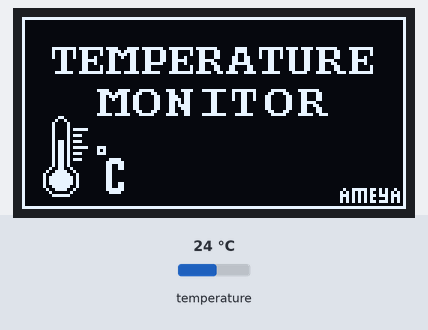
Bench run of a sketch on a simulated Raspberry Pi Pico. Shown: 128×64 one-colour display. Inputs (shaded band) come from the test bench; at power-on: temperature 24 °C.

Above: at 0.4 s.
At 4.5 s:
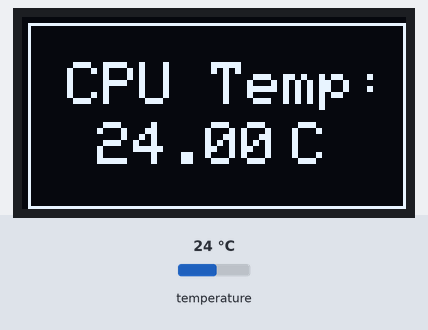
4.6 s: temperature set to 12 °C
At 5.1 s:
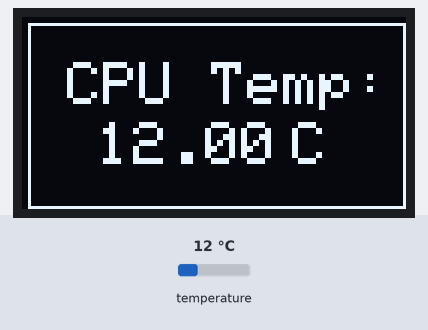
6.3 s: temperature set to 19 °C
At 7.0 s:
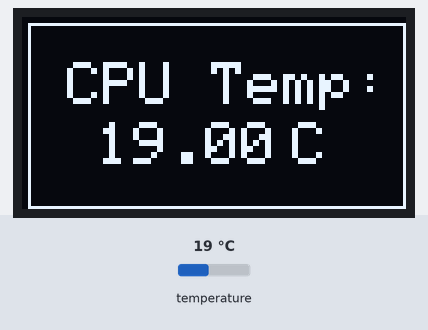
7.9 s: temperature set to 28 °C
At 8.8 s:
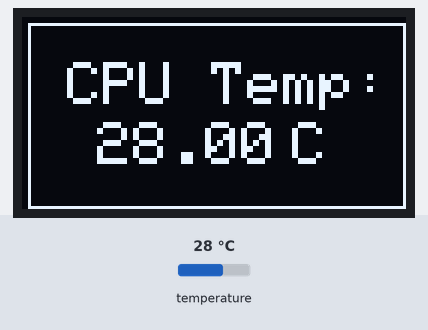
Timing chart, 0 to 10.9 s (numbered marks = the images above; inputs shaded):
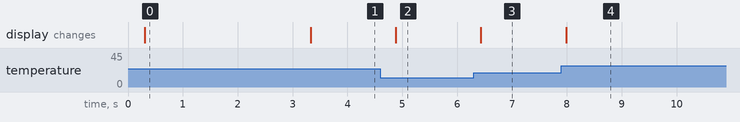

The sketch:

picoDisplayTest.ino
```cpp
// (licence header left out)
#include <Wire.h>
#include <Adafruit_GFX.h>
#include <Adafruit_SH110X.h>

/*
   Configure the I2C address for the OLED screen. Uncomment only one option below.
   If the screen does not display correctly, switch to the other address.
   SH110X-based OLED displays commonly use I2C addresses 0x3C or 0x3D.
*/

#define OLED_I2C_ADDRESS 0x3C  // Set the I2C address to 0x3C for the OLED screen
//#define OLED_I2C_ADDRESS 0x3D   // Set the I2C address to 0x3D if 0x3C doesn't work

#define DISPLAY_WIDTH 128  // Width of the OLED screen in pixels
#define DISPLAY_HEIGHT 64  // Height of the OLED screen in pixels
#define OLED_RESET -1      // Reset pin is not used (-1 indicates no reset pin)

Adafruit_SH1106G display = Adafruit_SH1106G(DISPLAY_WIDTH, DISPLAY_HEIGHT, &Wire, OLED_RESET);
float temp = 0;

#define SPLASH_SCREEN_HEIGHT 64
#define SPLASH_SCREEN_WIDTH 128
static const unsigned char PROGMEM splash_screen_bmp[] =
{ 0xff, 0xff, 0xff, 0xff, 0xff, 0xff, 0xff, 0xff, 0xff, 0xff, 0xff, 0xff, 0xff, 0xff, 0xff, 0xff,
  0x80, 0x00, 0x00, 0x00, 0x00, 0x00, 0x00, 0x00, 0x00, 0x00, 0x00, 0x00, 0x00, 0x00, 0x00, 0x01,
  0x80, 0x00, 0x00, 0x00, 0x00, 0x00, 0x00, 0x00, 0x00, 0x00, 0x00, 0x00, 0x00, 0x00, 0x00, 0x01,
  0x80, 0x00, 0x00, 0x00, 0x00, 0x00, 0x00, 0x00, 0x00, 0x00, 0x00, 0x00, 0x00, 0x00, 0x00, 0x01,
  0x80, 0x00, 0x00, 0x00, 0x00, 0x00, 0x00, 0x00, 0x00, 0x00, 0x00, 0x00, 0x00, 0x00, 0x00, 0x01,
  0x80, 0x00, 0x00, 0x00, 0x00, 0x00, 0x00, 0x00, 0x00, 0x00, 0x00, 0x00, 0x00, 0x00, 0x00, 0x01,
  0x80, 0x00, 0x00, 0x00, 0x00, 0x00, 0x00, 0x00, 0x00, 0x00, 0x00, 0x00, 0x00, 0x00, 0x00, 0x01,
  0x80, 0x00, 0x00, 0x00, 0x00, 0x00, 0x00, 0x00, 0x00, 0x00, 0x00, 0x00, 0x00, 0x00, 0x00, 0x01,
  0x80, 0x00, 0x00, 0x00, 0x00, 0x00, 0x00, 0x00, 0x00, 0x00, 0x00, 0x00, 0x00, 0x00, 0x00, 0x01,
  0x80, 0x00, 0x00, 0x00, 0x00, 0x00, 0x00, 0x00, 0x00, 0x00, 0x00, 0x00, 0x00, 0x00, 0x00, 0x01,
  0x80, 0x3f, 0xdf, 0xef, 0x1e, 0xfe, 0x7f, 0xbf, 0x81, 0xe1, 0xfe, 0xf7, 0xbf, 0x87, 0xf8, 0x01,
  0x80, 0x26, 0x4c, 0x27, 0xbc, 0x63, 0x30, 0x98, 0xc1, 0xe1, 0x32, 0x63, 0x18, 0xc3, 0x08, 0x01,
  0x80, 0x26, 0x4c, 0x26, 0xec, 0x63, 0x30, 0x98, 0xc1, 0x21, 0x32, 0x63, 0x18, 0xc3, 0x08, 0x01,
  0x80, 0x26, 0x4c, 0x86, 0x4c, 0x63, 0x32, 0x18, 0xc3, 0x31, 0x32, 0x63, 0x18, 0xc3, 0x20, 0x01,
  0x80, 0x06, 0x0f, 0x86, 0x0c, 0x63, 0x3e, 0x1f, 0x03, 0x30, 0x30, 0x63, 0x1f, 0x03, 0xe0, 0x01,
  0x80, 0x06, 0x0c, 0x86, 0x0c, 0x7e, 0x32, 0x19, 0x83, 0xf0, 0x30, 0x63, 0x19, 0x83, 0x20, 0x01,
  0x80, 0x06, 0x0c, 0x26, 0x0c, 0x60, 0x30, 0x98, 0xc6, 0x18, 0x30, 0x63, 0x18, 0xc3, 0x08, 0x01,
  0x80, 0x06, 0x0c, 0x26, 0x0c, 0x60, 0x30, 0x98, 0xc6, 0x18, 0x30, 0x63, 0x18, 0xc3, 0x08, 0x01,
  0x80, 0x1f, 0x9f, 0xef, 0xbe, 0xfc, 0x7f, 0xbe, 0x6f, 0x3c, 0xfc, 0x3e, 0x3e, 0x77, 0xf8, 0x01,
  0x80, 0x00, 0x00, 0x00, 0x00, 0x00, 0x00, 0x00, 0x00, 0x00, 0x00, 0x00, 0x00, 0x00, 0x00, 0x01,
  0x80, 0x00, 0x00, 0x00, 0x00, 0x00, 0x00, 0x00, 0x00, 0x00, 0x00, 0x00, 0x00, 0x00, 0x00, 0x01,
  0x80, 0x00, 0x00, 0x00, 0x00, 0x00, 0x00, 0x00, 0x00, 0x00, 0x00, 0x00, 0x00, 0x00, 0x00, 0x01,
  0x80, 0x00, 0x00, 0x00, 0x00, 0x00, 0x00, 0x00, 0x00, 0x00, 0x00, 0x00, 0x00, 0x00, 0x00, 0x01,
  0x80, 0x00, 0x00, 0x00, 0x00, 0x00, 0x00, 0x00, 0x00, 0x00, 0x00, 0x00, 0x00, 0x00, 0x00, 0x01,
  0x80, 0x00, 0x00, 0x78, 0xf1, 0xf0, 0xe7, 0x8f, 0xf3, 0xfc, 0x1f, 0x0f, 0xe0, 0x00, 0x00, 0x01,
  0x80, 0x00, 0x00, 0x3d, 0xe3, 0x18, 0x63, 0x01, 0x82, 0x64, 0x31, 0x86, 0x30, 0x00, 0x00, 0x01,
  0x80, 0x00, 0x00, 0x37, 0x66, 0x0c, 0x73, 0x01, 0x82, 0x64, 0x60, 0xc6, 0x30, 0x00, 0x00, 0x01,
  0x80, 0x00, 0x00, 0x32, 0x66, 0x0c, 0x7b, 0x01, 0x82, 0x64, 0x60, 0xc6, 0x30, 0x00, 0x00, 0x01,
  0x80, 0x00, 0x00, 0x30, 0x66, 0x0c, 0x6b, 0x01, 0x80, 0x60, 0x60, 0xc7, 0xc0, 0x00, 0x00, 0x01,
  0x80, 0x00, 0x00, 0x30, 0x66, 0x0c, 0x6f, 0x01, 0x80, 0x60, 0x60, 0xc6, 0x60, 0x00, 0x00, 0x01,
  0x80, 0x00, 0x00, 0x30, 0x66, 0x0c, 0x67, 0x01, 0x80, 0x60, 0x60, 0xc6, 0x30, 0x00, 0x00, 0x01,
  0x80, 0x00, 0x00, 0x30, 0x63, 0x18, 0x63, 0x01, 0x80, 0x60, 0x31, 0x86, 0x30, 0x00, 0x00, 0x01,
  0x80, 0x00, 0x00, 0x7d, 0xf1, 0xf0, 0xf3, 0x0f, 0xf1, 0xf8, 0x1f, 0x0f, 0x9c, 0x00, 0x00, 0x01,
  0x80, 0x0c, 0x00, 0x00, 0x00, 0x00, 0x00, 0x00, 0x00, 0x00, 0x00, 0x00, 0x00, 0x00, 0x00, 0x01,
  0x80, 0x12, 0x00, 0x00, 0x00, 0x00, 0x00, 0x00, 0x00, 0x00, 0x00, 0x00, 0x00, 0x00, 0x00, 0x01,
  0x80, 0x21, 0x00, 0x00, 0x00, 0x00, 0x00, 0x00, 0x00, 0x00, 0x00, 0x00, 0x00, 0x00, 0x00, 0x01,
  0x80, 0x21, 0x00, 0x00, 0x00, 0x00, 0x00, 0x00, 0x00, 0x00, 0x00, 0x00, 0x00, 0x00, 0x00, 0x01,
  0x80, 0x21, 0x7c, 0x00, 0x00, 0x00, 0x00, 0x00, 0x00, 0x00, 0x00, 0x00, 0x00, 0x00, 0x00, 0x01,
  0x80, 0x21, 0x00, 0x00, 0x00, 0x00, 0x00, 0x00, 0x00, 0x00, 0x00, 0x00, 0x00, 0x00, 0x00, 0x01,
  0x80, 0x21, 0x70, 0x00, 0x00, 0x00, 0x00, 0x00, 0x00, 0x00, 0x00, 0x00, 0x00, 0x00, 0x00, 0x01,
  0x80, 0x21, 0x00, 0x00, 0x00, 0x00, 0x00, 0x00, 0x00, 0x00, 0x00, 0x00, 0x00, 0x00, 0x00, 0x01,
  0x80, 0x2d, 0x70, 0x00, 0x00, 0x00, 0x00, 0x00, 0x00, 0x00, 0x00, 0x00, 0x00, 0x00, 0x00, 0x01,
  0x80, 0x2d, 0x00, 0x00, 0x00, 0x00, 0x00, 0x00, 0x00, 0x00, 0x00, 0x00, 0x00, 0x00, 0x00, 0x01,
  0x80, 0x2d, 0x7c, 0x70, 0x00, 0x00, 0x00, 0x00, 0x00, 0x00, 0x00, 0x00, 0x00, 0x00, 0x00, 0x01,
  0x80, 0x2d, 0x00, 0x50, 0x00, 0x00, 0x00, 0x00, 0x00, 0x00, 0x00, 0x00, 0x00, 0x00, 0x00, 0x01,
  0x80, 0x2d, 0x70, 0x70, 0x00, 0x00, 0x00, 0x00, 0x00, 0x00, 0x00, 0x00, 0x00, 0x00, 0x00, 0x01,
  0x80, 0x2d, 0x00, 0x00, 0x00, 0x00, 0x00, 0x00, 0x00, 0x00, 0x00, 0x00, 0x00, 0x00, 0x00, 0x01,
  0x80, 0x2d, 0x70, 0x07, 0x80, 0x00, 0x00, 0x00, 0x00, 0x00, 0x00, 0x00, 0x00, 0x00, 0x00, 0x01,
  0x80, 0x2d, 0x00, 0x0f, 0xc0, 0x00, 0x00, 0x00, 0x00, 0x00, 0x00, 0x00, 0x00, 0x00, 0x00, 0x01,
  0x80, 0x2d, 0x00, 0x0c, 0xc0, 0x00, 0x00, 0x00, 0x00, 0x00, 0x00, 0x00, 0x00, 0x00, 0x00, 0x01,
  0x80, 0x4c, 0x80, 0x0c, 0xc0, 0x00, 0x00, 0x00, 0x00, 0x00, 0x00, 0x00, 0x00, 0x00, 0x00, 0x01,
  0x80, 0x9e, 0x40, 0x0c, 0x00, 0x00, 0x00, 0x00, 0x00, 0x00, 0x00, 0x00, 0x00, 0x00, 0x00, 0x01,
  0x81, 0x3f, 0x20, 0x0c, 0x00, 0x00, 0x00, 0x00, 0x00, 0x00, 0x00, 0x00, 0x00, 0x00, 0x00, 0x01,
  0x81, 0x7f, 0xa0, 0x0c, 0x00, 0x00, 0x00, 0x00, 0x00, 0x00, 0x00, 0x00, 0x00, 0x00, 0x00, 0x01,
  0x81, 0x7f, 0xa0, 0x0c, 0x00, 0x00, 0x00, 0x00, 0x00, 0x00, 0x00, 0x00, 0x00, 0x00, 0x00, 0x01,
  0x81, 0x7f, 0xa0, 0x0c, 0xc0, 0x00, 0x00, 0x00, 0x00, 0x00, 0x00, 0x00, 0x00, 0x00, 0x00, 0x01,
  0x81, 0x3f, 0x20, 0x0c, 0xc0, 0x00, 0x00, 0x00, 0x00, 0x00, 0x00, 0x00, 0x00, 0x00, 0x00, 0x01,
  0x80, 0x9e, 0x40, 0x0f, 0xc0, 0x00, 0x00, 0x00, 0x00, 0x00, 0x00, 0x00, 0x00, 0x13, 0xed, 0x49,
  0x80, 0x40, 0x80, 0x07, 0x80, 0x00, 0x00, 0x00, 0x00, 0x00, 0x00, 0x00, 0x00, 0x2a, 0xa9, 0x55,
  0x80, 0x3f, 0x00, 0x00, 0x00, 0x00, 0x00, 0x00, 0x00, 0x00, 0x00, 0x00, 0x00, 0x3a, 0xad, 0xdd,
  0x80, 0x00, 0x00, 0x00, 0x00, 0x00, 0x00, 0x00, 0x00, 0x00, 0x00, 0x00, 0x00, 0x2a, 0xa8, 0x55,
  0x80, 0x00, 0x00, 0x00, 0x00, 0x00, 0x00, 0x00, 0x00, 0x00, 0x00, 0x00, 0x00, 0x2a, 0xad, 0xd5,
  0x80, 0x00, 0x00, 0x00, 0x00, 0x00, 0x00, 0x00, 0x00, 0x00, 0x00, 0x00, 0x00, 0x00, 0x00, 0x01,
  0xff, 0xff, 0xff, 0xff, 0xff, 0xff, 0xff, 0xff, 0xff, 0xff, 0xff, 0xff, 0xff, 0xff, 0xff, 0xff
};

void setup() {

  delay(250);  // wait for the OLED to power up
  display.begin(OLED_I2C_ADDRESS, true);
  display.clearDisplay();
  display.setTextColor(SH110X_WHITE);
  display.drawBitmap(0, 0, splash_screen_bmp, 128, 64, 1);  //Displays the Splash Screen
  display.display();
  delay(3000);
}

void loop() {
  temp = analogReadTemp();
  display.clearDisplay();
  display.drawRect(2, 2, 126, 62, SH110X_WHITE);
  display.setTextSize(2);
  display.setCursor(15, 15);
  display.println("CPU Temp:");
  display.setTextSize(2);
  display.setCursor(25, 35);
  display.println(String(temp, 2));
  display.setCursor(90, 35);
  display.print("C");
  display.display();
  delay(750);   //Small delay between the readings
}
```

Measured:
- after the input at 4.6 s, the display: changes after 0.28 s (image 2)
- after the input at 6.3 s, the display: changes after 0.13 s (image 3)
- after the input at 7.9 s, the display: changes after 0.09 s (image 4)
- what the display in image 0 shows lasts 3.0 s, from 0.3 s to 3.3 s
